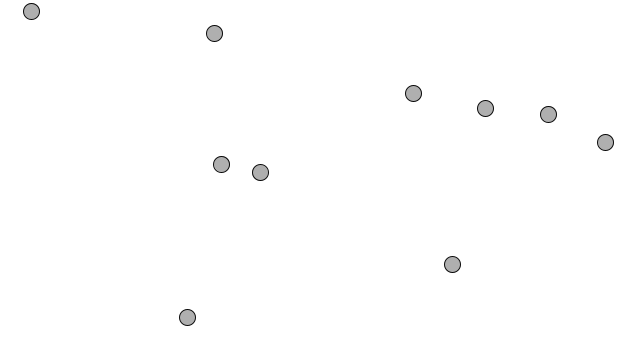
Frame 1 (no input)
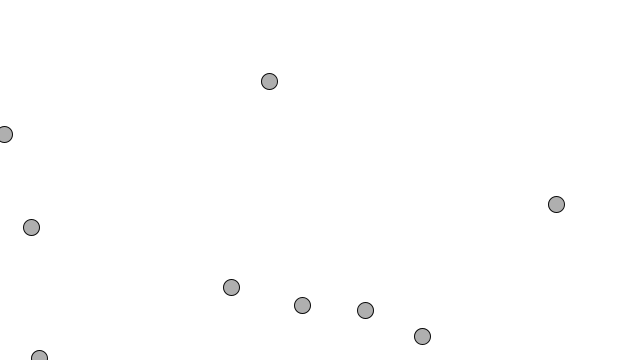
Frame 60 (the mouse pressed at the canvas centre just before this capture)
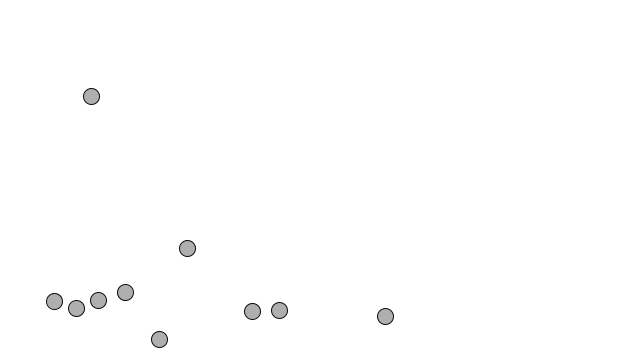
Frame 120 (the mouse held since frame 60 and released just before this capture)

The Processing sketch that drew these frames (run headless with seeded random() and noise(); from frame 60 on, the mouse is pressed at the canvas centre):

// Processing sketch: DirectedAccelerationMoverSimulation
// ── DirectedAccelerationMoverSimulation.pde
class Mover {
  PVector location;
  PVector velocity;
  PVector acceleration;
  
  Mover() {
    location = new PVector(random(width), random(height));
    velocity = new PVector(0,0);
    acceleration = new PVector(random(-0.01, 0.01), random(-0.01, 0.01));
  }
  
  void draw() {
     stroke(10);
     fill(175);
     ellipse(location.x, location.y, 16,16);
  }
  
  void checkEdges() {
    if(location.x > width) location.x = 0;
    else if(location.x < -16) location.x = width;
    
    if(location.y > height+16) location.y = 0;
    else if(location.y < 0) location.y = height + 16;
  }
  
  
  void update() {
    float dx = location.x - mouseX;
    float dy = location.y - mouseY;
    
    if(dx > 0) acceleration.x -= 0.1;
    else if(dx < 0) acceleration.x += 0.1;
    
    if(dy > 0) acceleration.y -= 0.1;
    else if(dy < 0) acceleration.y += 0.1;
    
    velocity.add(acceleration);
    location.add(acceleration);
    
    checkEdges();
  }
  
}


Mover[] movers;

void setup() {
  size(640, 360);
  background(255);
  movers = new Mover[10];
  for(int i = 0; i < movers.length; i++){
    movers[i] = new Mover();  
  }
  
}

void draw() {
   background(255, 10);
  for(int i = 0; i < movers.length; i++){
    Mover current = movers[i];
    current.update();
    current.draw();
    
  }
}
